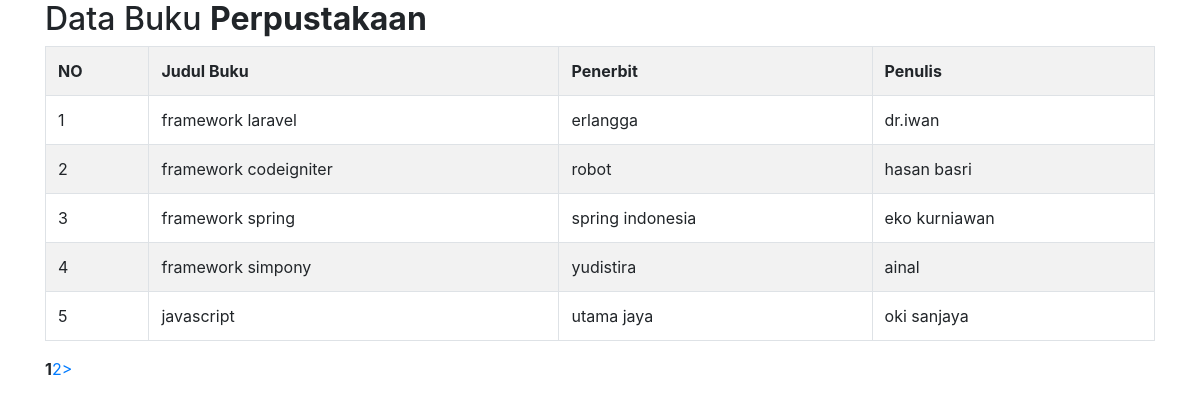
The page / on the database its author committed.
### tables this page shows
CREATE TABLE `tb_buku` (
  `id` int(11) NOT NULL,
  `judul` varchar(200) NOT NULL,
  `penerbit` varchar(200) NOT NULL,
  `penulis` varchar(200) NOT NULL
);

### application/controllers/perpustakaan.php (called while the page is built)
<?php
class Perpustakaan extends CI_Controller{
    public function index(){
        $config['base_url'] = site_url('perpustakaan/index');
        $config['total_rows'] = $this->db->count_all('tb_buku');
        $config['per_page'] = 5;
        $config['url_segment'] = 3;
        $choice  = $config['total_rows'] / $config['per_page'];
        $config["num_links"] = floor($choice);
        $this->pagination->initialize($config);
        $data['page'] = ($this->uri->segment(3)) ? $this->uri->segment(3) : 0;
        $data['data'] = $this->perpustakaan_model->get_data($config["per_page"], $data['page'])->result();
        $data['pagination'] = $this->pagination->create_links();
        $this->load->view('pustaka', $data);
    }
}

### index.php (called while the page is built, shortened)
<?php
require_once BASEPATH.'core/CodeIgniter.php';

### application/config/config.php (called while the page is built, shortened)
<?php
$config['base_url'] = 'http://localhost/perpustakaan/';
$config['index_page'] = 'index.php';
$config['uri_protocol']	= 'REQUEST_URI';
$config['url_suffix'] = '';
$config['language']	= 'english';
$config['charset'] = 'UTF-8';
$config['enable_hooks'] = FALSE;
$config['subclass_prefix'] = 'MY_';
$config['composer_autoload'] = FALSE;
$config['permitted_uri_chars'] = 'a-z 0-9~%.:_\-';
$config['enable_query_strings'] = FALSE;
$config['controller_trigger'] = 'c';
$config['function_trigger'] = 'm';
$config['directory_trigger'] = 'd';
$config['allow_get_array'] = TRUE;
$config['log_threshold'] = 0;
$config['log_path'] = '';
$config['log_file_extension'] = '';
$config['log_file_permissions'] = 0644;
$config['log_date_format'] = 'Y-m-d H:i:s';
$config['error_views_path'] = '';
$config['cache_path'] = '';
$config['cache_query_string'] = FALSE;
$config['encryption_key'] = '';
$config['sess_driver'] = 'files';
$config['sess_cookie_name'] = 'ci_session';
$config['sess_expiration'] = 7200;
$config['sess_save_path'] = NULL;
$config['sess_match_ip'] = FALSE;
$config['sess_time_to_update'] = 300;
$config['sess_regenerate_destroy'] = FALSE;
$config['cookie_prefix']	= '';
$config['cookie_domain']	= '';
$config['cookie_path']		= '/';
$config['cookie_secure']	= FALSE;
$config['cookie_httponly'] 	= FALSE;
$config['standardize_newlines'] = FALSE;
$config['global_xss_filtering'] = FALSE;
$config['csrf_protection'] = FALSE;
$config['csrf_token_name'] = 'csrf_test_name';
$config['csrf_cookie_name'] = 'csrf_cookie_name';
$config['csrf_expire'] = 7200;
$config['csrf_regenerate'] = TRUE;
$config['csrf_exclude_uris'] = array();
$config['compress_output'] = FALSE;
$config['time_reference'] = 'local';
$config['rewrite_short_tags'] = FALSE;
$config['proxy_ips'] = '';

### application/views/pustaka.php (the view, shortened to what this page needs)
<!doctype html>
<html lang="en">
  <head>
    <link rel="stylesheet" href="https://stackpath.bootstrapcdn.com/bootstrap/4.4.1/css/bootstrap.min.css">
  </head>
  <body>
  <div class="container">
      <h2>Data Buku <strong>Perpustakaan</strong></h2>
      <table class="table table-bordered table-striped">
      <tr>
          <th>NO</th>
          <th>Judul Buku</th>
          <th>Penerbit</th>
          <th>Penulis</th>
      </tr>
      <?php
      $no=1;
      foreach ($data as $dt) : ?>
        <tr>
            <td><?php echo $no++ ?></td>
            <td><?php echo $dt -> judul ?></td>
            <td><?php echo $dt -> penerbit  ?></td>
            <td><?php echo $dt -> penulis ?></td>
        </tr>
      <?php endforeach; ?>
      </table>
      <div class="row">
        <div class="col">
          <?php echo $pagination ; ?>
        </div>
      </div>
      </div>
  </body>
</html>

### rows shown on the page
tb_buku: judul "framework laravel", penerbit "erlangga", penulis "dr.iwan"
tb_buku: judul "framework codeigniter", penerbit "robot", penulis "hasan basri"
tb_buku: judul "framework spring", penerbit "spring indonesia", penulis "eko kurniawan"
tb_buku: judul "framework simpony", penerbit "yudistira", penulis "ainal"
tb_buku: judul "javascript", penerbit "utama jaya", penulis "oki sanjaya"

### other values the page prints
$pagination "1 2 >"
